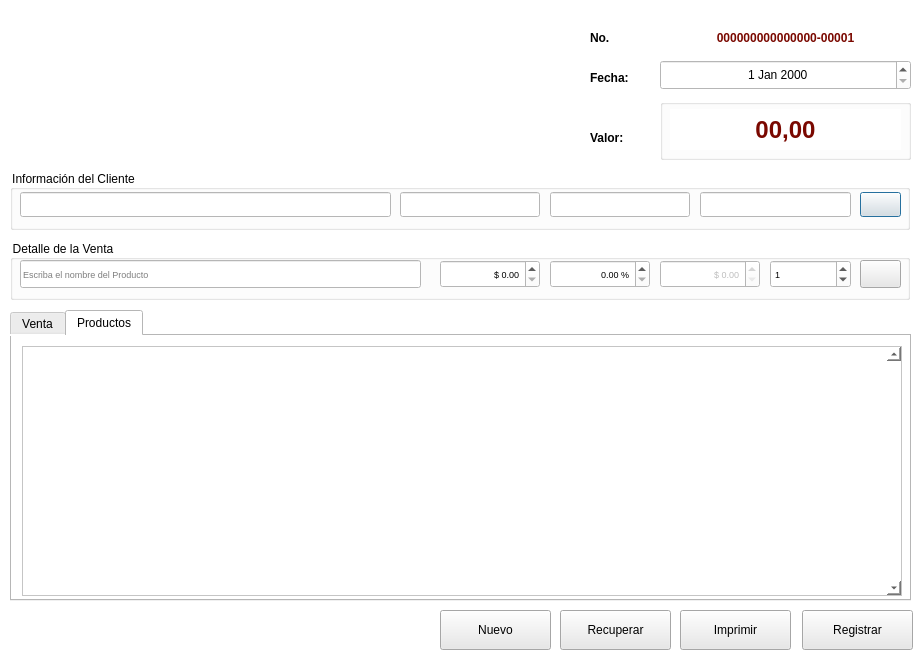
<?xml version="1.0" encoding="UTF-8"?>
<ui version="4.0">
 <class>frmVentas</class>
 <widget class="QDialog" name="frmVentas">
  <property name="geometry">
   <rect>
    <x>0</x>
    <y>0</y>
    <width>923</width>
    <height>660</height>
   </rect>
  </property>
  <property name="windowTitle">
   <string>Notas de Venta</string>
  </property>
  <property name="windowIcon">
   <iconset>
    <normaloff>../Recursos/ventas.jpg</normaloff>../Recursos/ventas.jpg</iconset>
  </property>
  <property name="styleSheet">
   <string notr="true">background: rgb(255, 255, 255);</string>
  </property>
  <widget class="QLabel" name="label">
   <property name="geometry">
    <rect>
     <x>20</x>
     <y>35</y>
     <width>471</width>
     <height>131</height>
    </rect>
   </property>
   <property name="text">
    <string/>
   </property>
   <property name="pixmap">
    <pixmap>../Recursos/logo.png</pixmap>
   </property>
   <property name="scaledContents">
    <bool>true</bool>
   </property>
  </widget>
  <widget class="QLabel" name="label_2">
   <property name="geometry">
    <rect>
     <x>590</x>
     <y>30</y>
     <width>31</width>
     <height>16</height>
    </rect>
   </property>
   <property name="font">
    <font>
     <pointsize>9</pointsize>
     <weight>75</weight>
     <bold>true</bold>
    </font>
   </property>
   <property name="text">
    <string>No.</string>
   </property>
  </widget>
  <widget class="QLabel" name="label_3">
   <property name="geometry">
    <rect>
     <x>590</x>
     <y>70</y>
     <width>61</width>
     <height>16</height>
    </rect>
   </property>
   <property name="font">
    <font>
     <pointsize>9</pointsize>
     <weight>75</weight>
     <bold>true</bold>
    </font>
   </property>
   <property name="text">
    <string>Fecha:</string>
   </property>
  </widget>
  <widget class="QDateEdit" name="deFecha">
   <property name="geometry">
    <rect>
     <x>660</x>
     <y>60</y>
     <width>251</width>
     <height>30</height>
    </rect>
   </property>
   <property name="alignment">
    <set>Qt::AlignCenter</set>
   </property>
   <property name="buttonSymbols">
    <enum>QAbstractSpinBox::UpDownArrows</enum>
   </property>
   <property name="currentSection">
    <enum>QDateTimeEdit::MonthSection</enum>
   </property>
  </widget>
  <widget class="QLabel" name="lbNumero">
   <property name="geometry">
    <rect>
     <x>660</x>
     <y>30</y>
     <width>251</width>
     <height>16</height>
    </rect>
   </property>
   <property name="font">
    <font>
     <pointsize>9</pointsize>
     <weight>75</weight>
     <italic>false</italic>
     <bold>true</bold>
    </font>
   </property>
   <property name="styleSheet">
    <string notr="true">color: rgb(122, 8, 0);</string>
   </property>
   <property name="text">
    <string>000000000000000-00001</string>
   </property>
   <property name="alignment">
    <set>Qt::AlignCenter</set>
   </property>
  </widget>
  <widget class="QGroupBox" name="groupBox">
   <property name="geometry">
    <rect>
     <x>660</x>
     <y>99</y>
     <width>251</width>
     <height>61</height>
    </rect>
   </property>
   <property name="title">
    <string/>
   </property>
   <widget class="QLabel" name="lbTotal">
    <property name="geometry">
     <rect>
      <x>10</x>
      <y>10</y>
      <width>231</width>
      <height>41</height>
     </rect>
    </property>
    <property name="font">
     <font>
      <pointsize>18</pointsize>
      <weight>75</weight>
      <italic>false</italic>
      <bold>true</bold>
     </font>
    </property>
    <property name="styleSheet">
     <string notr="true">color: rgb(122, 8, 0);</string>
    </property>
    <property name="text">
     <string>00,00</string>
    </property>
    <property name="alignment">
     <set>Qt::AlignCenter</set>
    </property>
   </widget>
  </widget>
  <widget class="QLabel" name="label_4">
   <property name="geometry">
    <rect>
     <x>590</x>
     <y>130</y>
     <width>61</width>
     <height>16</height>
    </rect>
   </property>
   <property name="font">
    <font>
     <pointsize>9</pointsize>
     <weight>75</weight>
     <bold>true</bold>
    </font>
   </property>
   <property name="text">
    <string>Valor:</string>
   </property>
  </widget>
  <widget class="QGroupBox" name="groupBox_2">
   <property name="geometry">
    <rect>
     <x>10</x>
     <y>170</y>
     <width>900</width>
     <height>60</height>
    </rect>
   </property>
   <property name="title">
    <string>Información del Cliente</string>
   </property>
   <widget class="QPushButton" name="btnBuscar">
    <property name="geometry">
     <rect>
      <x>850</x>
      <y>22</y>
      <width>41</width>
      <height>25</height>
     </rect>
    </property>
    <property name="styleSheet">
     <string notr="true">background-color: rgb(232, 232, 232);</string>
    </property>
    <property name="text">
     <string/>
    </property>
    <property name="icon">
     <iconset>
      <normaloff>../Recursos/buscar.png</normaloff>../Recursos/buscar.png</iconset>
    </property>
   </widget>
   <widget class="QLineEdit" name="txtNombreCliente">
    <property name="geometry">
     <rect>
      <x>10</x>
      <y>22</y>
      <width>371</width>
      <height>25</height>
     </rect>
    </property>
    <property name="font">
     <font>
      <pointsize>7</pointsize>
     </font>
    </property>
   </widget>
   <widget class="QLineEdit" name="txtCedula">
    <property name="geometry">
     <rect>
      <x>390</x>
      <y>22</y>
      <width>140</width>
      <height>25</height>
     </rect>
    </property>
    <property name="font">
     <font>
      <pointsize>7</pointsize>
     </font>
    </property>
   </widget>
   <widget class="QLineEdit" name="txtCiudad">
    <property name="geometry">
     <rect>
      <x>540</x>
      <y>22</y>
      <width>140</width>
      <height>25</height>
     </rect>
    </property>
    <property name="font">
     <font>
      <pointsize>7</pointsize>
     </font>
    </property>
   </widget>
   <widget class="QLineEdit" name="txtZona">
    <property name="geometry">
     <rect>
      <x>690</x>
      <y>22</y>
      <width>151</width>
      <height>25</height>
     </rect>
    </property>
    <property name="font">
     <font>
      <pointsize>7</pointsize>
     </font>
    </property>
   </widget>
  </widget>
  <widget class="QGroupBox" name="groupBox_3">
   <property name="geometry">
    <rect>
     <x>10</x>
     <y>240</y>
     <width>900</width>
     <height>60</height>
    </rect>
   </property>
   <property name="title">
    <string>Detalle de la Venta</string>
   </property>
   <widget class="QLineEdit" name="txtBuscar">
    <property name="geometry">
     <rect>
      <x>10</x>
      <y>20</y>
      <width>401</width>
      <height>28</height>
     </rect>
    </property>
    <property name="font">
     <font>
      <pointsize>7</pointsize>
     </font>
    </property>
    <property name="placeholderText">
     <string>Escriba el nombre del Producto</string>
    </property>
   </widget>
   <widget class="QDoubleSpinBox" name="sbPrecio">
    <property name="geometry">
     <rect>
      <x>430</x>
      <y>20</y>
      <width>100</width>
      <height>28</height>
     </rect>
    </property>
    <property name="font">
     <font>
      <pointsize>7</pointsize>
     </font>
    </property>
    <property name="alignment">
     <set>Qt::AlignRight|Qt::AlignTrailing|Qt::AlignVCenter</set>
    </property>
    <property name="prefix">
     <string>$ </string>
    </property>
    <property name="suffix">
     <string/>
    </property>
    <property name="maximum">
     <double>99999.990000000005239</double>
    </property>
    <property name="value">
     <double>0.000000000000000</double>
    </property>
   </widget>
   <widget class="QSpinBox" name="sbCantidad">
    <property name="geometry">
     <rect>
      <x>760</x>
      <y>20</y>
      <width>81</width>
      <height>28</height>
     </rect>
    </property>
    <property name="font">
     <font>
      <pointsize>7</pointsize>
     </font>
    </property>
    <property name="maximum">
     <number>999999999</number>
    </property>
    <property name="value">
     <number>1</number>
    </property>
   </widget>
   <widget class="QDoubleSpinBox" name="sbPorcentaje">
    <property name="geometry">
     <rect>
      <x>540</x>
      <y>20</y>
      <width>100</width>
      <height>28</height>
     </rect>
    </property>
    <property name="font">
     <font>
      <pointsize>7</pointsize>
     </font>
    </property>
    <property name="alignment">
     <set>Qt::AlignRight|Qt::AlignTrailing|Qt::AlignVCenter</set>
    </property>
    <property name="prefix">
     <string/>
    </property>
    <property name="suffix">
     <string> %</string>
    </property>
    <property name="maximum">
     <double>99999.990000000005239</double>
    </property>
    <property name="value">
     <double>0.000000000000000</double>
    </property>
   </widget>
   <widget class="QPushButton" name="btnAgregar">
    <property name="geometry">
     <rect>
      <x>850</x>
      <y>20</y>
      <width>41</width>
      <height>28</height>
     </rect>
    </property>
    <property name="styleSheet">
     <string notr="true">background-color: rgb(232, 232, 232);</string>
    </property>
    <property name="text">
     <string/>
    </property>
    <property name="icon">
     <iconset>
      <normaloff>../Recursos/agregar.png</normaloff>../Recursos/agregar.png</iconset>
    </property>
   </widget>
   <widget class="QDoubleSpinBox" name="sbTotal">
    <property name="enabled">
     <bool>false</bool>
    </property>
    <property name="geometry">
     <rect>
      <x>650</x>
      <y>20</y>
      <width>100</width>
      <height>28</height>
     </rect>
    </property>
    <property name="font">
     <font>
      <pointsize>7</pointsize>
     </font>
    </property>
    <property name="alignment">
     <set>Qt::AlignRight|Qt::AlignTrailing|Qt::AlignVCenter</set>
    </property>
    <property name="prefix">
     <string>$ </string>
    </property>
    <property name="suffix">
     <string/>
    </property>
    <property name="maximum">
     <double>99999.990000000005239</double>
    </property>
    <property name="value">
     <double>0.000000000000000</double>
    </property>
   </widget>
  </widget>
  <widget class="QTabWidget" name="tabWidget">
   <property name="geometry">
    <rect>
     <x>10</x>
     <y>310</y>
     <width>901</width>
     <height>291</height>
    </rect>
   </property>
   <property name="currentIndex">
    <number>1</number>
   </property>
   <widget class="QWidget" name="tab">
    <attribute name="title">
     <string>Venta</string>
    </attribute>
    <widget class="QTableView" name="tVenta">
     <property name="geometry">
      <rect>
       <x>10</x>
       <y>10</y>
       <width>880</width>
       <height>250</height>
      </rect>
     </property>
     <property name="font">
      <font>
       <pointsize>7</pointsize>
      </font>
     </property>
     <property name="verticalScrollBarPolicy">
      <enum>Qt::ScrollBarAlwaysOn</enum>
     </property>
     <property name="horizontalScrollBarPolicy">
      <enum>Qt::ScrollBarAlwaysOff</enum>
     </property>
     <property name="editTriggers">
      <set>QAbstractItemView::NoEditTriggers</set>
     </property>
     <property name="selectionMode">
      <enum>QAbstractItemView::SingleSelection</enum>
     </property>
     <property name="selectionBehavior">
      <enum>QAbstractItemView::SelectRows</enum>
     </property>
     <attribute name="verticalHeaderVisible">
      <bool>false</bool>
     </attribute>
    </widget>
   </widget>
   <widget class="QWidget" name="tab_2">
    <attribute name="title">
     <string>Productos</string>
    </attribute>
    <widget class="QTableView" name="tProductos">
     <property name="geometry">
      <rect>
       <x>10</x>
       <y>10</y>
       <width>880</width>
       <height>250</height>
      </rect>
     </property>
     <property name="font">
      <font>
       <pointsize>7</pointsize>
      </font>
     </property>
     <property name="verticalScrollBarPolicy">
      <enum>Qt::ScrollBarAlwaysOn</enum>
     </property>
     <property name="horizontalScrollBarPolicy">
      <enum>Qt::ScrollBarAlwaysOff</enum>
     </property>
     <property name="editTriggers">
      <set>QAbstractItemView::NoEditTriggers</set>
     </property>
     <property name="selectionMode">
      <enum>QAbstractItemView::SingleSelection</enum>
     </property>
     <property name="selectionBehavior">
      <enum>QAbstractItemView::SelectRows</enum>
     </property>
     <attribute name="verticalHeaderVisible">
      <bool>false</bool>
     </attribute>
    </widget>
   </widget>
  </widget>
  <widget class="QPushButton" name="btnRegistrar">
   <property name="geometry">
    <rect>
     <x>802</x>
     <y>610</y>
     <width>111</width>
     <height>40</height>
    </rect>
   </property>
   <property name="styleSheet">
    <string notr="true">background-color: rgb(232, 232, 232);</string>
   </property>
   <property name="text">
    <string>Registrar</string>
   </property>
   <property name="icon">
    <iconset>
     <normaloff>../Recursos/guardar.png</normaloff>../Recursos/guardar.png</iconset>
   </property>
  </widget>
  <widget class="QPushButton" name="btnImprimir">
   <property name="geometry">
    <rect>
     <x>680</x>
     <y>610</y>
     <width>111</width>
     <height>40</height>
    </rect>
   </property>
   <property name="styleSheet">
    <string notr="true">background-color: rgb(232, 232, 232);</string>
   </property>
   <property name="text">
    <string>Imprimir</string>
   </property>
   <property name="icon">
    <iconset>
     <normaloff>../Recursos/impresora.png</normaloff>../Recursos/impresora.png</iconset>
   </property>
  </widget>
  <widget class="QPushButton" name="btnRecuperar">
   <property name="geometry">
    <rect>
     <x>560</x>
     <y>610</y>
     <width>111</width>
     <height>40</height>
    </rect>
   </property>
   <property name="styleSheet">
    <string notr="true">background-color: rgb(232, 232, 232);</string>
   </property>
   <property name="text">
    <string>Recuperar</string>
   </property>
   <property name="icon">
    <iconset>
     <normaloff>../Recursos/recuperar.png</normaloff>../Recursos/recuperar.png</iconset>
   </property>
  </widget>
  <widget class="QPushButton" name="btnNuevo">
   <property name="geometry">
    <rect>
     <x>440</x>
     <y>610</y>
     <width>111</width>
     <height>40</height>
    </rect>
   </property>
   <property name="styleSheet">
    <string notr="true">background-color: rgb(232, 232, 232);</string>
   </property>
   <property name="text">
    <string>Nuevo</string>
   </property>
   <property name="icon">
    <iconset>
     <normaloff>../Recursos/nuevo.png</normaloff>../Recursos/nuevo.png</iconset>
   </property>
  </widget>
 </widget>
 <resources/>
 <connections/>
</ui>
